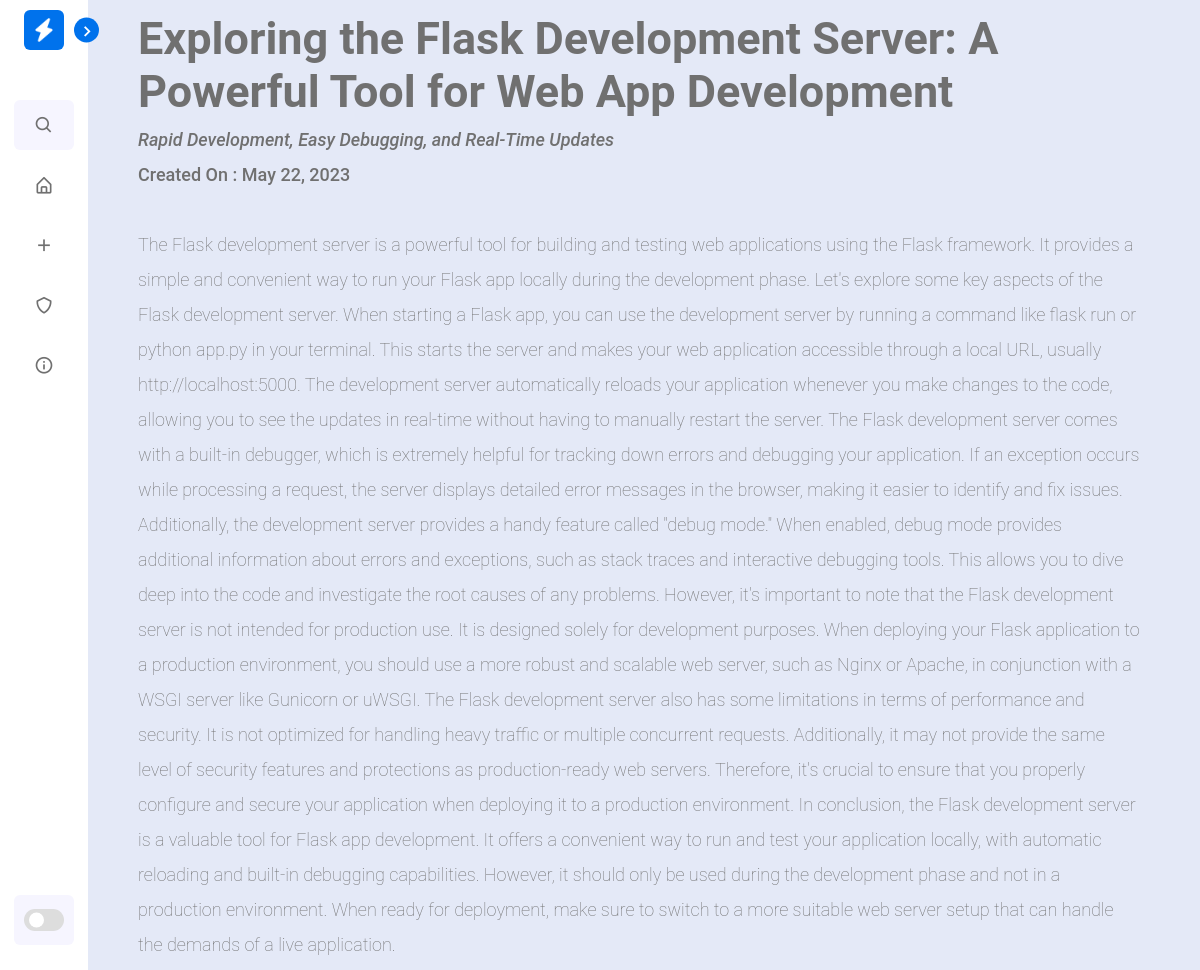
Page /3 on the committed database.
### app.py (models this page shows)
class blogpost(db.Model):
    id = db.Column(db.Integer, primary_key=True)
    blog_title = db.Column(db.String(100), nullable=False)
    blog_subtitle = db.Column(db.String(50))
    blog_content = db.Column(db.Text, nullable=False)
    date_created = db.Column(db.DateTime, default=datetime.utcnow)

### app.py (the view)
@app.route('/<int:id>')
def blog(id):
    blog = blogpost.query.filter_by(id=id).one()
    return render_template('blog.html', blog=blog)

### templates/blog.html (shortened to what this page needs)
{%extends 'base.html'%}
{%block content%}
<section class="home">
    <div class="text">
        <h1>{{ blog.blog_title }}</h1><span style="font-style: italic; font-size: large;">{{ blog.blog_subtitle }}</span><br><span style="font-size: large;">Created On : {{
            blog.date_created.strftime('%B %d, %Y') }}</span><br><span
            style="font-size: large; font-weight: 200;"><br>{{blog.blog_content}}</span>
    </div>
</section>
{%endblock%}

### static/css/styles.css (style rules this page uses)
* { margin: 0; padding: 0; box-sizing: border-box; font-family: 'Google Sans', 'Roboto', sans-serif; }
:root { --body-color: #E4E9F7; --sidebar-color: #FFF; --primary-color: #0072EC; --primary-color-light: #F6F5FF; --toggle-color: #DDD; --text-color: #707070; --accent-color: #bbdafb; --tran-03: all 0.2s ease; --tran-03: all 0.3s ease; --tran-04: all 0.3s ease; --tran-05: all 0.3s ease; }
body { min-height: 100vh; background-color: var(--body-color); transition: var(--tran-05); }
.home { position: absolute; top: 0; left: 250px; height: 100vh; width: calc(100% - 250px); background-color: var(--body-color); transition: var(--tran-05); }
.home .text { font-size: 30px; font-weight: 500; color: var(--text-color); padding: 12px 60px; }
.sidebar.close ~ .home { left: 78px; height: 100vh; width: calc(100% - 78px); }

### rows in the picture
blogpost: blog_title "Exploring the Flask Development Server: A Powerful Tool for Web App Development", blog_subtitle "Rapid Development, Easy Debugging, and Real-Time Updates", date_created "May 22, 2023", blog_content "The Flask development server is a powerful tool for building and testing web applications using the Flask framework. It provides a simple and convenient way to run your Flask app locally during the development phase. Let's explore some key aspects of the Flask development server. When starting a Flask app, you can use the development server by running a command like flask run or python app.py in your terminal. This starts the server and makes your web application accessible through a local URL, usually http://localhost:5000. The development server automatically reloads your application whenever you make changes to the code, allowing you to see the updates in real-time without having to…"
